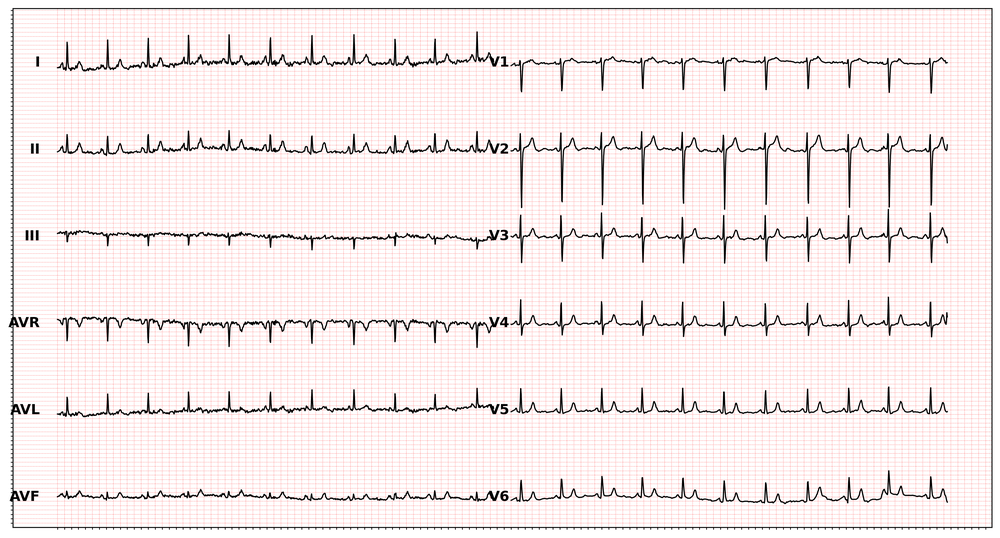
#> input picture preprocessing/00001_lr.png, 1000 x 538 px, shrunk from 3563 x 1916 before the run, found by its file name
$ jupyter execute --allow-errors ' Pre-Processing.ipynb'
#> lines starting #> are read from the running program, lines starting #| are printed output that depends on the picture; after the words box and inside, x2 and y2 are one past the last pixel; in counts of white or black regions, pixels touching at a corner belong together
# 1.Convertir en niveaux de gris :

Supprimer la couleur pour travailler plus facilement avec les contrastes.

[cell 1]
import cv2
import numpy as np
import matplotlib.pyplot as plt

# Charger l'image en niveaux de gris
image_path = "records100_images/00001_lr.png"  # Remplace par ton chemin d'image
image = cv2.imread(image_path, cv2.IMREAD_GRAYSCALE)
#> image: shape (538, 1000); min 0, max 255, mean 237

# 2.Appliquer un seuillage :

Transformer l’image en noir et blanc en définissant un seuil pour séparer les signaux du fond.

[cell 2]
# Appliquer un seuillage pour extraire les signaux ECG
_, binary_image = cv2.threshold(image, 150, 255, cv2.THRESH_BINARY)
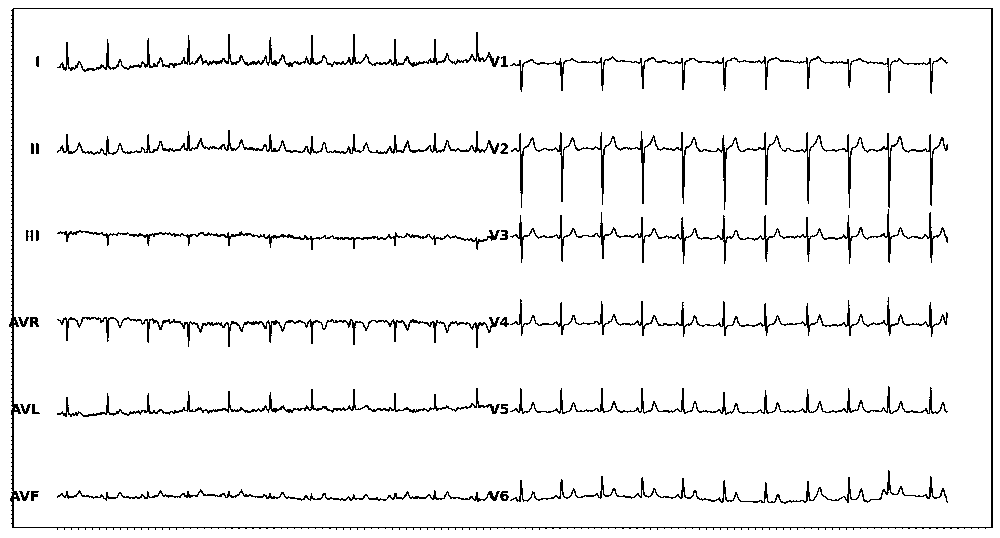
#> binary_image: shape (538, 1000); 95.2% white; black in thin lines or dots

# 3.Inverser les couleurs :

Rendre le fond noir et les signaux blancs.

[cell 3]
# # Inverser les couleurs (fond noir, signal blanc)
inverted_image = cv2.bitwise_not(binary_image)
#> inverted_image: shape (538, 1000); 4.8% white in thin lines or dots

# 4.Filtrage et amélioration :

Utiliser des techniques pour lisser et améliorer la visibilité des signaux.

# 5.Affichage de l'image résultante:

[cell 4]
# Afficher l'image résultante
plt.figure(figsize=(10, 5))
plt.imshow( inverted_image , cmap='gray')
plt.axis('off')
plt.title("ECG avec fond noir et signaux en blanc")
plt.show()

[cell 5]
import cv2
import numpy as np
import matplotlib.pyplot as plt

# Charger l'image en niveaux de gris
image_path = "records100_images/00001_lr.png"  # Remplace par ton chemin d'image
image = cv2.imread(image_path, cv2.IMREAD_GRAYSCALE)
# Appliquer un seuillage pour extraire les signaux ECG
_, binary_image = cv2.threshold(image, 100, 255, cv2.THRESH_BINARY)
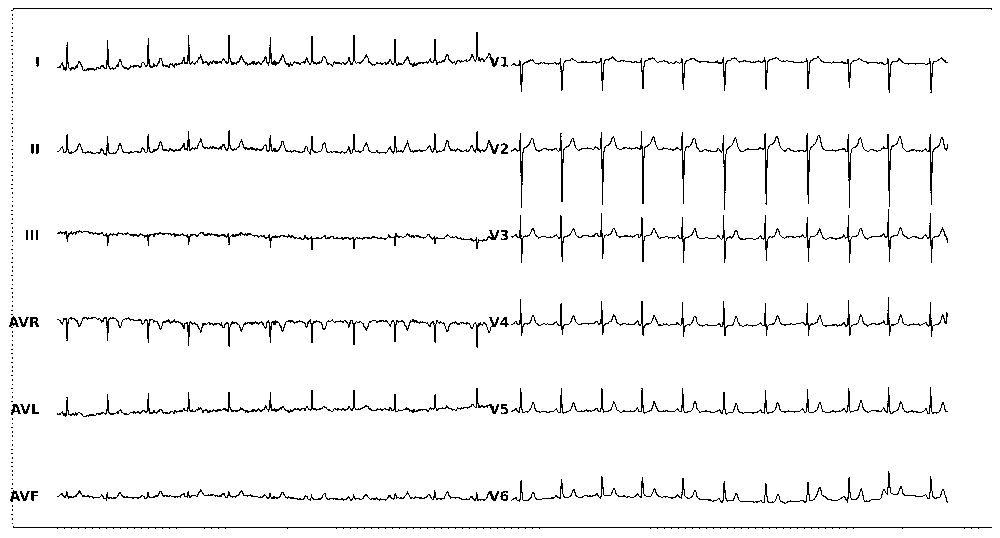
#> binary_image: shape (538, 1000); 96.5% white; black in thin lines or dots
# # Inverser les couleurs (fond noir, signal blanc)

# Afficher l'image résultante
plt.figure(figsize=(10, 5))
plt.imshow( binary_image , cmap='gray')
plt.axis('off')
plt.title("ECG avec fond noir et signaux en blanc")
plt.show()

$ run again, with exemple classif (1).png copied over preprocessing/00001_lr.png
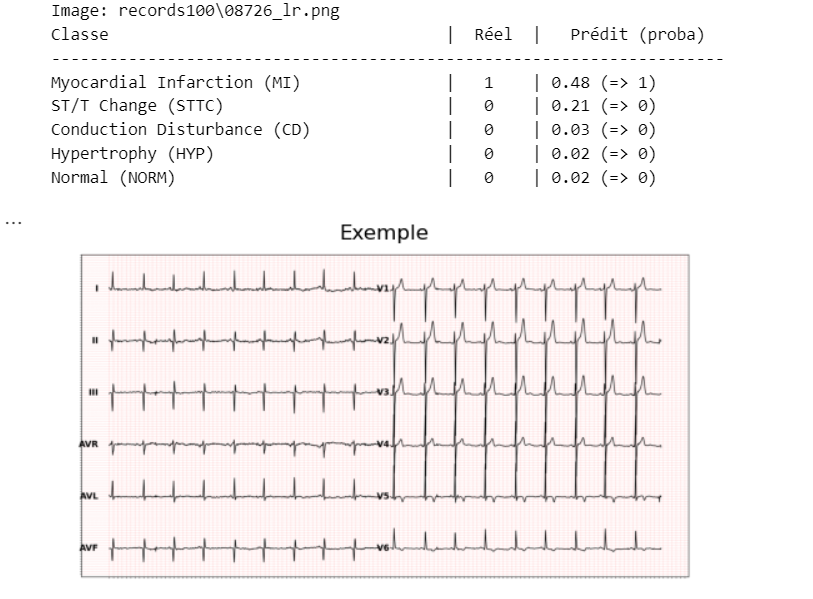
#> input picture exemple classif (1).png, 813 x 599 px, found by its file name
#> `_, binary_image = cv2.threshold(image, 150, 255, cv2.THRESH_BINARY)`:
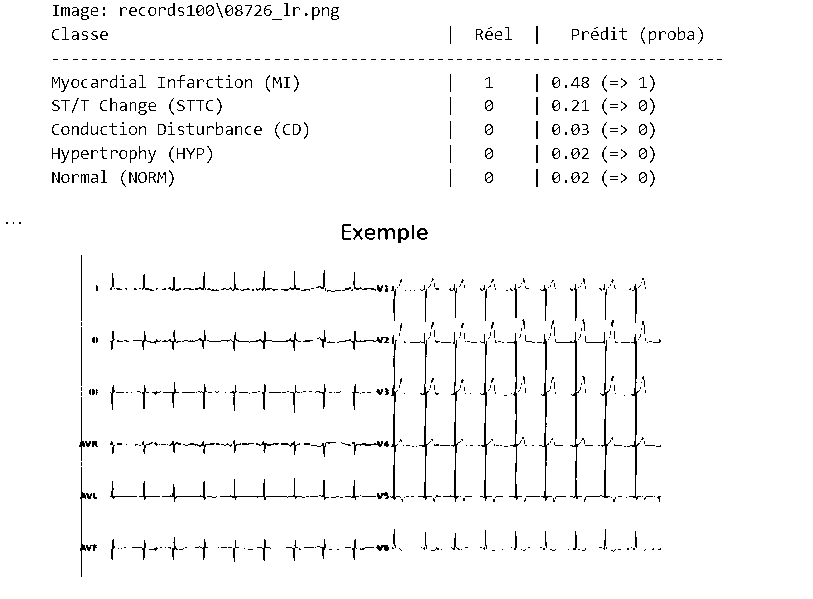
#> binary_image: shape (599, 813); 96.9% white; black in thin lines or dots, all inside (x1, y1, x2, y2) = (6, 3, 722, 577)
#> `_, binary_image = cv2.threshold(image, 100, 255, cv2.THRESH_BINARY)`:
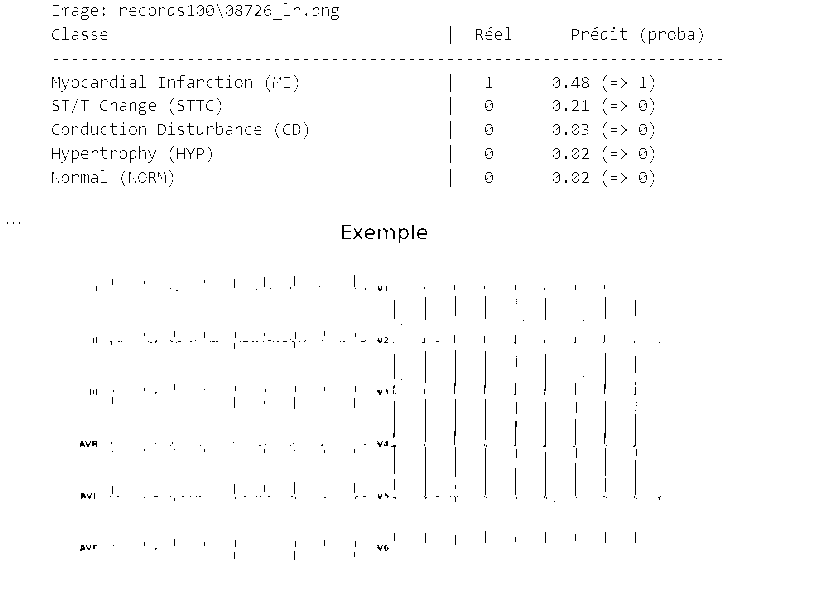
#> binary_image: shape (599, 813); 98.7% white; black in thin lines or dots, all inside (x1, y1, x2, y2) = (7, 3, 722, 560)
